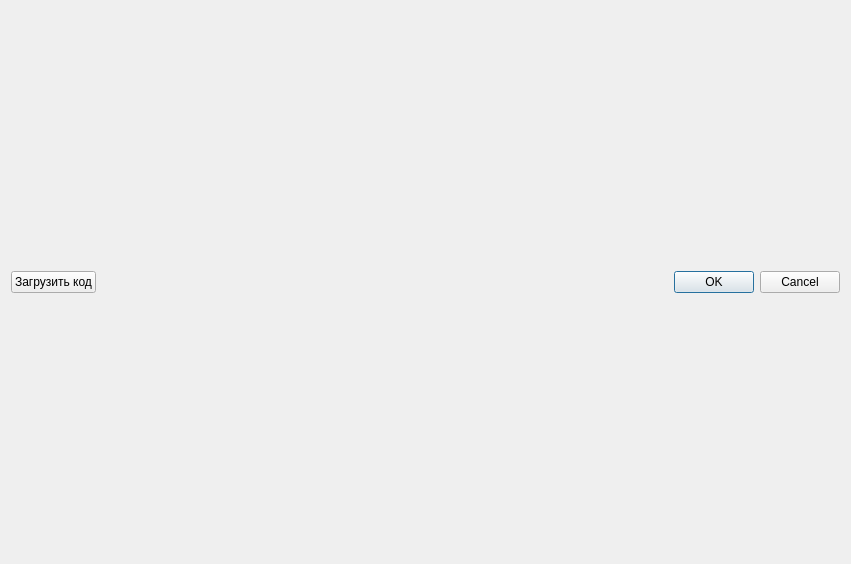
<?xml version="1.0" encoding="UTF-8"?>
<ui version="4.0">
 <class>AgentLogicInput</class>
 <widget class="QDialog" name="AgentLogicInput">
  <property name="geometry">
   <rect>
    <x>0</x>
    <y>0</y>
    <width>851</width>
    <height>564</height>
   </rect>
  </property>
  <property name="windowTitle">
   <string>Ввод логики агента</string>
  </property>
  <layout class="QVBoxLayout" name="verticalLayout">
   <item>
    <layout class="QHBoxLayout" name="horizontalLayout">
     <item>
      <widget class="QPushButton" name="loadButton">
       <property name="text">
        <string>Загрузить код</string>
       </property>
      </widget>
     </item>
     <item>
      <widget class="QDialogButtonBox" name="buttonBox">
       <property name="orientation">
        <enum>Qt::Orientation::Horizontal</enum>
       </property>
       <property name="standardButtons">
        <set>QDialogButtonBox::StandardButton::Cancel|QDialogButtonBox::StandardButton::Ok</set>
       </property>
      </widget>
     </item>
    </layout>
   </item>
  </layout>
 </widget>
 <resources/>
 <connections>
  <connection>
   <sender>buttonBox</sender>
   <signal>accepted()</signal>
   <receiver>AgentLogicInput</receiver>
   <slot>accept()</slot>
   <hints>
    <hint type="sourcelabel">
     <x>248</x>
     <y>254</y>
    </hint>
    <hint type="destinationlabel">
     <x>157</x>
     <y>274</y>
    </hint>
   </hints>
  </connection>
  <connection>
   <sender>buttonBox</sender>
   <signal>rejected()</signal>
   <receiver>AgentLogicInput</receiver>
   <slot>reject()</slot>
   <hints>
    <hint type="sourcelabel">
     <x>316</x>
     <y>260</y>
    </hint>
    <hint type="destinationlabel">
     <x>286</x>
     <y>274</y>
    </hint>
   </hints>
  </connection>
 </connections>
</ui>
